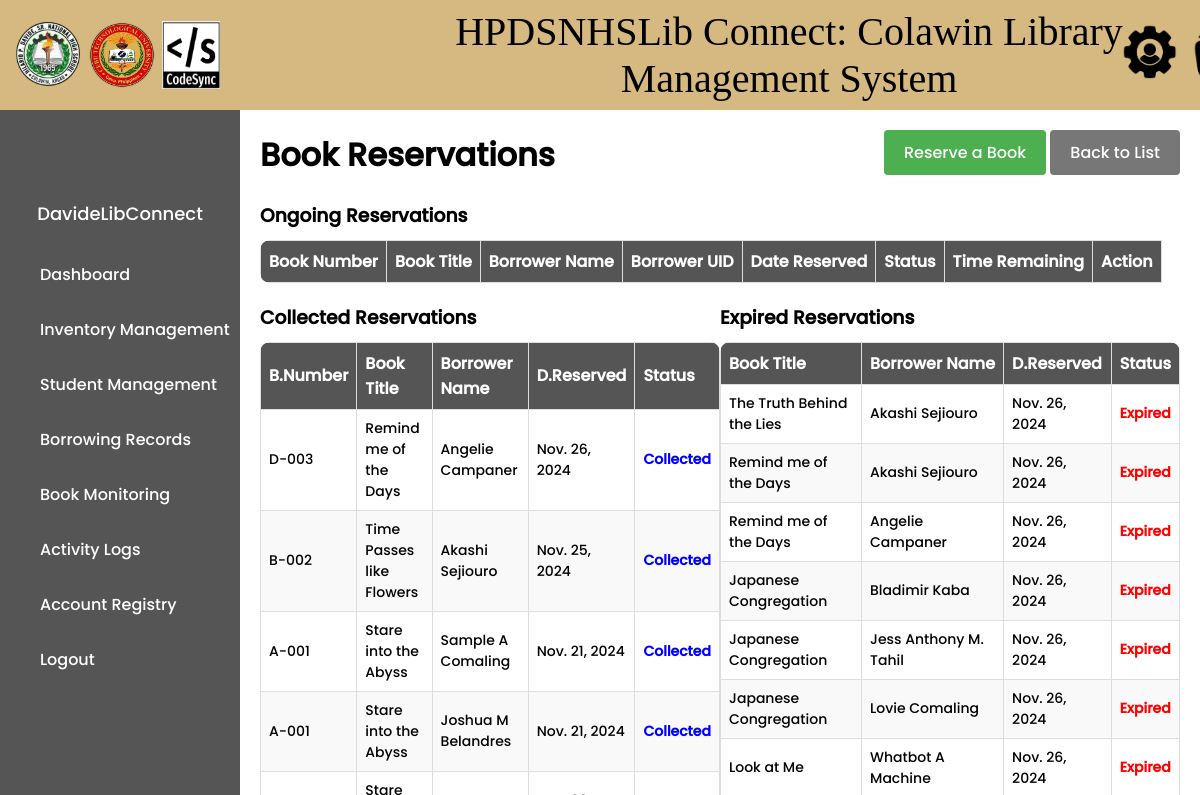
Page /reservation-list/ (signed in, upper part) on the earlier database version.
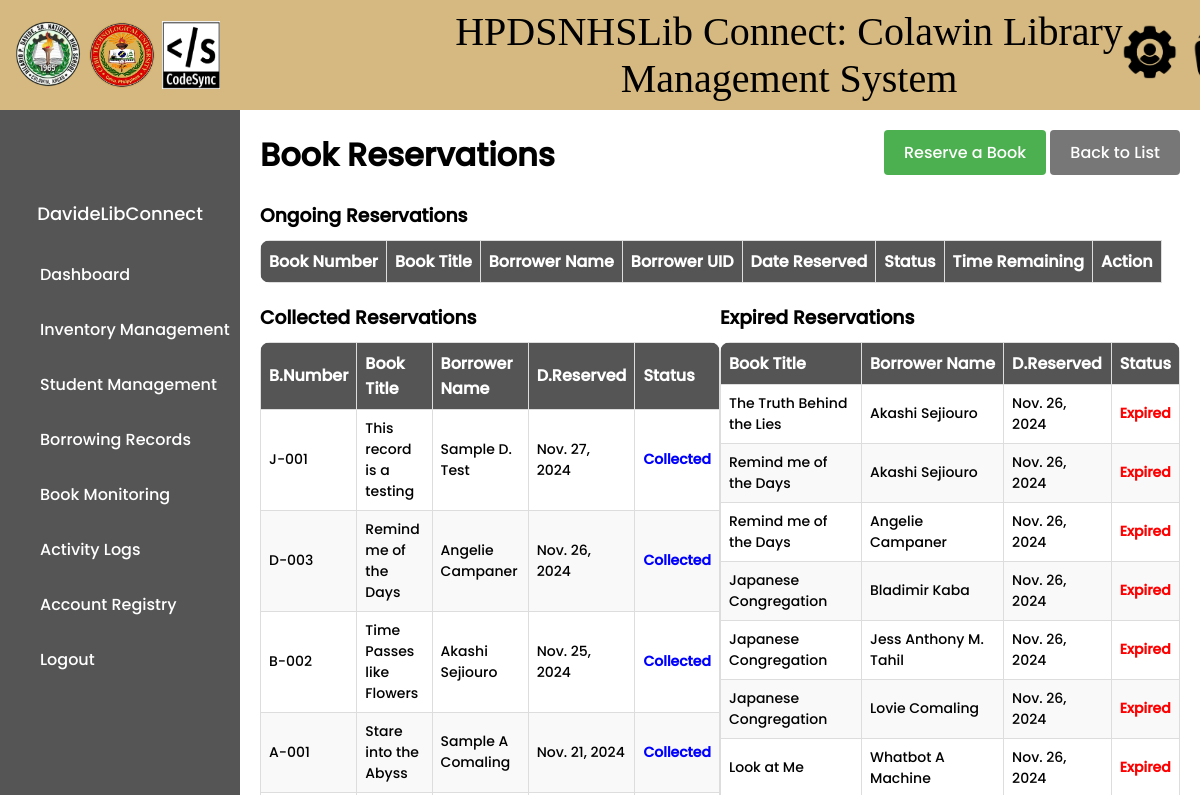
Same page on the later database version.
### library/models.py (models this page shows, shortened)
class BookReservation(models.Model):
    reservation_number = models.AutoField(primary_key=True)
    book_number = models.CharField(max_length=20, blank=True)
    book_title = models.CharField(max_length=200, blank=True)
    author = models.CharField(max_length=200, blank=True)
    borrower_uid_number = models.CharField(max_length=20)
    borrower_name = models.CharField(max_length=100, blank=True)
    reservation_date = models.DateTimeField(auto_now_add=True)
    collected_date = models.DateTimeField(blank=True, null=True)
    due_date = models.DateTimeField(blank=True, null=True)
    librarian_name = models.CharField(max_length=100, blank=True)
    status = models.CharField(max_length=50, default='Reserved')
    penalty = models.CharField(max_length=255, blank=True, null=True)
    def save(self, *args, **kwargs):
        if self.book_number:
            try:
                book = BookInventory.objects.get(book_number=self.book_number)
                self.book_title = book.book_title
                self.author = book.author
            except BookInventory.DoesNotExist:
                self.book_title = ""
                self.author = ""
        if self.borrower_uid_number:
            try:
                borrower = Borrower.objects.get(borrower_uid=self.borrower_uid_number)
                self.borrower_name = borrower.borrower_name
            except Borrower.DoesNotExist:
                self.borrower_name = ""
        if self.reservation_date and timezone.is_naive(self.reservation_date):
            self.reservation_date = timezone.make_aware(self.reservation_date, timezone.get_current_timezone())
        if self.collected_date and timezone.is_naive(self.collected_date):
            self.collected_date = timezone.make_aware(self.collected_date, timezone.get_current_timezone())
        if self.due_date and timezone.is_naive(self.due_date):
            self.due_date = timezone.make_aware(self.due_date, timezone.get_current_timezone())
        super().save(*args, **kwargs)

### library/views.py (the view)
# urls.py: path('reservation-list/', views.reservation_list, name='reservation-list'),
@login_required
def reservation_list(request):
    expire_reservations()
    reservations = BookReservation.objects.all()
    ongoing_reservations = reservations.filter(status='Reserved')
    collected_reservations = reservations.filter(status='Collected').order_by('-reservation_date')
    expired_reservations = reservations.filter(status='Expired')
    for reservation in ongoing_reservations:
        reservation.time_remaining = max(
            timedelta(hours=24) - (timezone.now() - reservation.reservation_date),
            timedelta(0)
        )
    ongoing_reservations = sorted(
        ongoing_reservations,
        key=lambda x: x.reservation_date,
        reverse=True
    )
    expired_reservations = sorted(
        expired_reservations,
        key=lambda x: x.reservation_date,
        reverse=True
    )
    context = {
        'ongoing_reservations': ongoing_reservations,
        'collected_reservations': collected_reservations,
        'expired_reservations': expired_reservations,
    }
    return render(request, 'library/reservation_list.html', context)

### library/context_processors.py (called while the page is built)
def navbar_context(request):
    username = None
    if request.user.is_authenticated:
        username = request.user.username
    return {'username': username}

### library/models.py (called while the page is built, shortened)
    def save(self, *args, **kwargs):
        if not self.qr_code:
            qr_code_file = generate_qr_code(self.book_number)
            self.qr_code.save(f"{self.book_number}.png", qr_code_file, save=False)
        super().save(*args, **kwargs)

### library/views.py (called while the page is built)
def expire_reservations():
    expired_reservations = BookReservation.objects.filter(
        status='Reserved',
        reservation_date__lt=timezone.now() - timedelta(hours=24)
    )
    for reservation in expired_reservations:
        try:
            book = BookInventory.objects.get(book_number=reservation.book_number)
            book.status = 'Available'
            book.save()
        except BookInventory.DoesNotExist:
            pass
        reservation.status = 'Expired'
        reservation.save()

### library/templates/library/reservation_list.html (shortened to what the changed rows need)
{% extends 'main.html' %}
{% load static %}
{% block content %}
<!DOCTYPE html>
<html>
<head>
</head>
<body>
    <div class="main-content">
        <div style="display: flex; flex-direction: row; justify-content: space-between;">
        <h1>Book Reservations</h1>
        </div>
        <div class="table-container">
            <div class="table-wrapper" style="width: 100%;">
                <table>
                    <thead>
                        <tr>
                            <th>Book Number</th>
                            <th>Book Title</th>
                            <th>Borrower Name</th>
                            <th>Borrower UID</th>
                            <th>Date Reserved</th>
                            <th>Status</th>
                            <th>Time Remaining</th>
                            <th>Action</th>
                        </tr>
                    </thead>
                </table>
            </div>
        </div>
        <div class="table-container">
            <div class="table-wrapper" style="width: 50%; float: left;">
                <table>
                    <thead>
                        <tr>
                            <th>B.Number</th>
                            <th>Book Title</th>
                            <th>Borrower Name</th>
                            <th>D.Reserved</th>
                            <th>Status</th>
                        </tr>
                    </thead>
                    <tbody>
                        {% for reservation in collected_reservations %}
                            {% if reservation.status == 'Collected' %}
                                <tr class="collected-row">
                                    <td>{{ reservation.book_number }}</td>
                                    <td>{{ reservation.book_title }}</td>
                                    <td>{{ reservation.borrower_name }}</td>
                                    <td>{{ reservation.reservation_date.date }}</td>
                                    <td>
                                        <span class="status collected">{{ reservation.status }}</span>
                                    </td>
                                </tr>
                            {% endif %}
                        {% empty %}
                            <tr>
                                <td colspan="4" style="text-align: center;">No collected reservations found.</td>
                            </tr>
                        {% endfor %}
                    </tbody>
                </table>
            </div>
            <div class="table-wrapper" style="width: 50%; float: left;">
                <table>
                    <thead>
                        <tr>
                            <th>Book Title</th>
                            <th>Borrower Name</th>
                            <th>D.Reserved</th>
                            <th>Status</th>
                        </tr>
                    </thead>
                    <tbody>
                        {% for reservation in expired_reservations %}
                            <tr class="cancelled-row">
                                <td>{{ reservation.book_title }}</td>
                                <td>{{ reservation.borrower_name }}</td>
                                <td>{{ reservation.reservation_date.date}}</td>
                                <td><span class="status cancelled">{{ reservation.status }}</span></td>
                            </tr>
                        {% empty %}
                            <tr>
                                <td colspan="5" style="text-align: center;">No expired reservations found.</td>
                            </tr>
                        {% endfor %}
                    </tbody>
                </table>
            </div>
        </div>
    </div>
</body>
</html>
{% endblock %}

Differences in the rows shown:
no longer on this page (row unchanged): BookReservation: book_number "A-001", book_title "Stare into the Abyss", borrower_name "Joshua M Belandres", reservation_date "Nov. 21, 2024", status "Collected", shown under "Collected Reservations"
added BookReservation: book_number "J-001", book_title "This record is a testing", borrower_name "Sample D. Test", reservation_date "Nov. 27, 2024", status "Collected", shown under "Collected Reservations"
